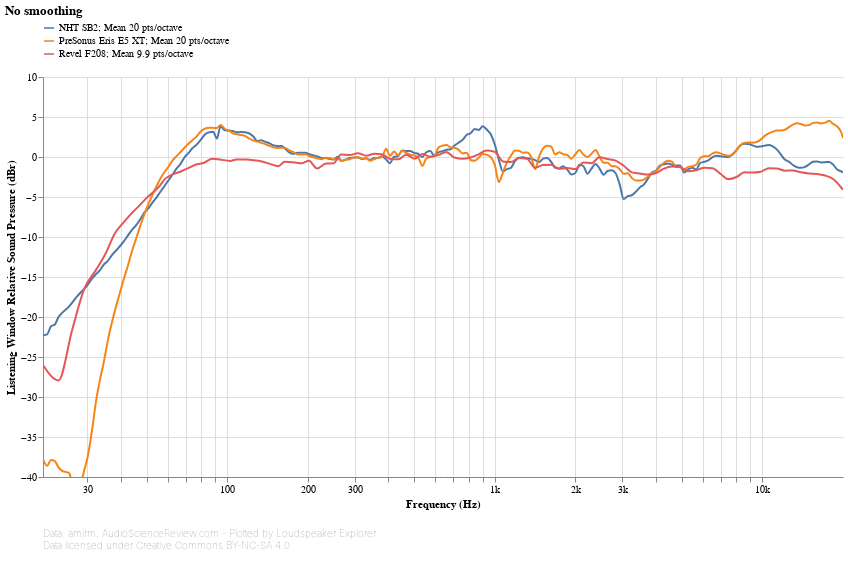

Notebook cell for this chart:
### Markdown cell above
## Listening Window response

### Code cell
#@markdown
standalone_speaker_frequency_response_db_chart(
    ('CEA2034', 'Listening Window'),
    sound_pressure_yaxis(title_prefix='Listening Window'))

### Figure 1 — Vega-Lite specification as saved in the notebook (floating-point values rounded to 4 significant figures; data arrays with more than 128 entries replaced by an {"elided": "..."} marker saying what was removed)
{"config": {"view": {"continuousWidth": 400, "continuousHeight": 300, "opacity": 0}}, "vconcat": [{"layer": [{"mark": {"type": "line", "clip": true, "interpolate": "monotone"}, "encoding": {"color": {"type": "nominal", "field": "speaker", "legend": {"direction": "vertical", "labelLimit": 600, "orient": "top", "symbolType": "stroke"}, "title": null}, "opacity": {"condition": {"value": 1, "selection": "selector033"}, "value": 0.2}, "tooltip": [{"type": "nominal", "field": "speaker", "title": "Speaker"}, {"type": "quantitative", "field": "frequency", "format": ".03s", "title": "Frequency (Hz)"}, {"type": "quantitative", "field": "value", "format": ".2f", "title": "Value (dB)"}], "x": {"type": "quantitative", "axis": {"format": "s"}, "field": "frequency", "scale": {"base": 10, "nice": false, "type": "log"}, "title": "Frequency (Hz)"}, "y": {"type": "quantitative", "axis": {"grid": true}, "field": "value", "scale": {"domain": [-40, 10]}, "title": ["Listening Window Relative Sound Pressure (dBr)"]}}, "height": 400, "selection": {"selector033": {"type": "multi", "encodings": ["color"], "bind": "legend"}, "selector036": {"type": "single", "fields": ["speaker"], "bind": {"input": "select", "options": [null, "NHT SB2; Mean 20 pts/octave", "PreSonus Eris E5 XT; Mean 20 pts/octave", "Revel F208; Mean 9.9 pts/octave"], "labels": ["All", "NHT SB2; Mean 20 pts/octave", "PreSonus Eris E5 XT; Mean 20 pts/octave", "Revel F208; Mean 9.9 pts/octave"], "name": "Speaker: "}}}, "title": {"text": "No smoothing", "anchor": "start"}, "transform": [{"flatten": ["frequency", "value"]}], "width": 800}, {"mark": {"type": "circle", "clip": true, "size": 100}, "encoding": {"color": {"type": "nominal", "field": "speaker", "legend": {"direction": "vertical", "labelLimit": 600, "orient": "top", "symbolType": "stroke"}, "title": null}, "fillOpacity": {"condition": {"value": 0.3, "selection": "selector034"}, "value": 0}, "tooltip": [{"type": "nominal", "field": "speaker", "title": "Speaker"}, {"type": "quantitative", "field": "frequency", "format": ".03s", "title": "Frequency (Hz)"}, {"type": "quantitative", "field": "value", "format": ".2f", "title": "Value (dB)"}], "x": {"type": "quantitative", "axis": {"format": "s"}, "field": "frequency", "scale": {"base": 10, "nice": false, "type": "log"}, "title": "Frequency (Hz)"}, "y": {"type": "quantitative", "axis": {"grid": true}, "field": "value", "scale": {"domain": [-40, 10]}, "title": ["Listening Window Relative Sound Pressure (dBr)"]}}, "height": 400, "selection": {"selector034": {"type": "single", "on": "mouseover", "clear": "mouseout", "empty": "none", "encodings": ["x", "y"]}, "selector035": {"type": "interval", "bind": "scales", "encodings": ["x", "y"]}}, "title": {"text": "No smoothing", "anchor": "start"}, "transform": [{"flatten": ["frequency", "value"]}], "width": 800}], "data": {"name": "data-cfd3afe3b851c2a8c6021586410c7491"}, "transform": [{"filter": {"selection": "selector036"}}]}, {"mark": "text", "height": 1, "title": {"text": ["Data: amirm, AudioScienceReview.com - Plotted by Loudspeaker Explorer", "Data licensed under Creative Commons BY-NC-SA 4.0"], "anchor": "start", "color": "gray", "fontSize": 10, "fontWeight": "lighter"}, "width": 600}], "resolve": {"legend": {"color": "independent"}}, "$schema": "https://vega.github.io/schema/vega-lite/v4.8.1.json", "datasets": {"data-cfd3afe3b851c2a8c6021586410c7491": [{"speaker": "NHT SB2; Mean 20 pts/octave", "frequency": {"elided": "200 float values"}, "value": {"elided": "200 float values"}}, {"speaker": "PreSonus Eris E5 XT; Mean 20 pts/octave", "frequency": {"elided": "200 float values"}, "value": {"elided": "200 float values"}}, {"speaker": "Revel F208; Mean 9.9 pts/octave", "frequency": [20.51, 23.44, 26.37, 29.3, 32.23, 35.16, 38.09, 41.02, 43.95, 46.88, 49.8, 55.66, 58.59, 61.52, 67.38, 73.24, 76.17, 82.03, 87.89, 93.75, 102.5, 108.4, 117.2, 126.0, 134.8, 143.6, 155.3, 164.1, 175.8, 190.4, 202.1, 216.8, 234.4, 249.0, 266.6, 287.1, 307.6, 331.1, 354.5, 377.9, 407.2, 436.5, 465.8, 501.0, 536.1, 574.2, 615.2, 659.2, 706.1, 758.8, 811.5, 870.1, 931.6, 999.0, 1072.0, 1148.0, 1230.0, 1318.0, 1415.0, 1515.0, 1623.0, 1740.0, 1866.0, 2001.0, 2145.0, 2297.0, 2461.0, 2640.0, 2827.0, 3032.0, 3249.0, 3483.0, 3732.0, 3999.0, 4286.0, 4594.0, 4925.0, 5279.0, 5657.0, 6062.0, 6498.0, 6964.0, 7465.0, 8001.0, 8575.0, 9190.0, 9850.0, 10560.0, 11310.0, 12130.0, 13000.0, 13930.0, 14930.0, 16000.0, 17150.0, 18380.0, 19700.0, 20000.0], "value": [-26.0, -27.93, -21.59, -16.43, -14.2, -12.06, -9.534, -8.18, -7.04, -6.106, -5.17, -3.716, -2.737, -2.296, -1.783, -1.225, -0.97, -0.72, -0.226, -0.309, -0.488, -0.315, -0.325, -0.408, -0.572, -0.829, -1.144, -0.601, -0.65, -0.773, -0.465, -1.436, -0.806, -0.795, 0.318, 0.249, 0.481, 0.157, 0.391, 0.342, -0.241, -0.296, 0.29, -0.204, 0.362, 0.038, 0.234, 0.638, -0.062, -0.226, -0.056, 0.335, 0.809, 0.663, -0.551, -0.634, -0.114, -0.207, -1.35, -1.007, -0.971, -1.478, -1.374, -1.503, -0.684, -0.781, -0.025, -0.253, -0.452, -1.086, -1.918, -2.073, -2.203, -2.005, -1.455, -1.187, -1.269, -1.768, -1.644, -1.351, -1.402, -2.095, -2.785, -2.505, -1.913, -1.949, -1.846, -1.392, -1.429, -1.708, -1.687, -1.916, -2.056, -2.116, -2.314, -2.746, -3.814, -4.095]}]}}
